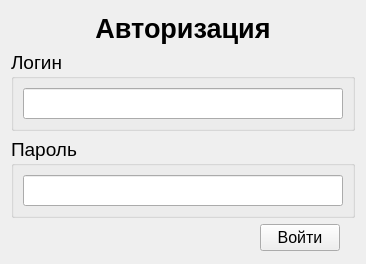
<?xml version="1.0" encoding="UTF-8"?>
<ui version="4.0">
 <class>initialForm</class>
 <widget class="QWidget" name="initialForm">
  <property name="geometry">
   <rect>
    <x>0</x>
    <y>0</y>
    <width>366</width>
    <height>264</height>
   </rect>
  </property>
  <property name="windowTitle">
   <string>Form</string>
  </property>
  <layout class="QHBoxLayout" name="horizontalLayout_5">
   <item>
    <layout class="QVBoxLayout" name="verticalLayout">
     <item>
      <spacer name="verticalSpacer">
       <property name="orientation">
        <enum>Qt::Vertical</enum>
       </property>
       <property name="sizeHint" stdset="0">
        <size>
         <width>20</width>
         <height>40</height>
        </size>
       </property>
      </spacer>
     </item>
     <item>
      <layout class="QHBoxLayout" name="horizontalLayout_4">
       <item>
        <spacer name="horizontalSpacer_2">
         <property name="orientation">
          <enum>Qt::Horizontal</enum>
         </property>
         <property name="sizeHint" stdset="0">
          <size>
           <width>40</width>
           <height>20</height>
          </size>
         </property>
        </spacer>
       </item>
       <item>
        <widget class="QLabel" name="label">
         <property name="font">
          <font>
           <pointsize>20</pointsize>
           <weight>75</weight>
           <bold>true</bold>
          </font>
         </property>
         <property name="text">
          <string>Авторизация</string>
         </property>
         <property name="alignment">
          <set>Qt::AlignCenter</set>
         </property>
        </widget>
       </item>
       <item>
        <spacer name="horizontalSpacer_3">
         <property name="orientation">
          <enum>Qt::Horizontal</enum>
         </property>
         <property name="sizeHint" stdset="0">
          <size>
           <width>40</width>
           <height>20</height>
          </size>
         </property>
        </spacer>
       </item>
      </layout>
     </item>
     <item>
      <widget class="QGroupBox" name="groupBox">
       <property name="font">
        <font>
         <pointsize>14</pointsize>
        </font>
       </property>
       <property name="title">
        <string>Логин</string>
       </property>
       <layout class="QHBoxLayout" name="horizontalLayout_2">
        <item>
         <widget class="QLineEdit" name="loginLineEdit"/>
        </item>
       </layout>
      </widget>
     </item>
     <item>
      <widget class="QGroupBox" name="groupBox_2">
       <property name="font">
        <font>
         <pointsize>14</pointsize>
        </font>
       </property>
       <property name="title">
        <string>Пароль</string>
       </property>
       <layout class="QHBoxLayout" name="horizontalLayout_3">
        <item>
         <widget class="QLineEdit" name="passwordLineEdit">
          <property name="echoMode">
           <enum>QLineEdit::Password</enum>
          </property>
         </widget>
        </item>
       </layout>
      </widget>
     </item>
     <item>
      <layout class="QHBoxLayout" name="horizontalLayout">
       <item>
        <widget class="QLabel" name="infoLabel">
         <property name="text">
          <string/>
         </property>
        </widget>
       </item>
       <item>
        <spacer name="horizontalSpacer">
         <property name="orientation">
          <enum>Qt::Horizontal</enum>
         </property>
         <property name="sizeHint" stdset="0">
          <size>
           <width>40</width>
           <height>20</height>
          </size>
         </property>
        </spacer>
       </item>
       <item>
        <widget class="QPushButton" name="autUserButton">
         <property name="font">
          <font>
           <pointsize>12</pointsize>
          </font>
         </property>
         <property name="text">
          <string>Войти</string>
         </property>
        </widget>
       </item>
       <item>
        <spacer name="horizontalSpacer_4">
         <property name="orientation">
          <enum>Qt::Horizontal</enum>
         </property>
         <property name="sizeType">
          <enum>QSizePolicy::Fixed</enum>
         </property>
         <property name="sizeHint" stdset="0">
          <size>
           <width>15</width>
           <height>20</height>
          </size>
         </property>
        </spacer>
       </item>
      </layout>
     </item>
     <item>
      <spacer name="verticalSpacer_2">
       <property name="orientation">
        <enum>Qt::Vertical</enum>
       </property>
       <property name="sizeHint" stdset="0">
        <size>
         <width>20</width>
         <height>40</height>
        </size>
       </property>
      </spacer>
     </item>
    </layout>
   </item>
  </layout>
 </widget>
 <resources/>
 <connections/>
</ui>
